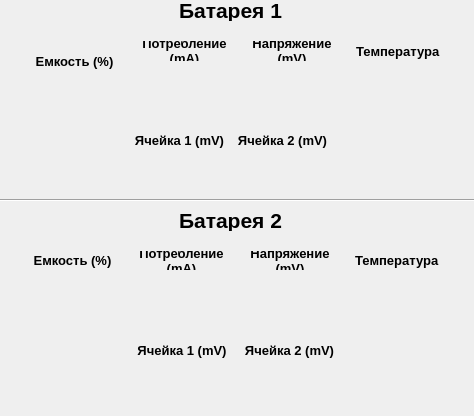
<?xml version="1.0" encoding="UTF-8"?>
<ui version="4.0">
 <class>MainWindow</class>
 <widget class="QMainWindow" name="MainWindow">
  <property name="geometry">
   <rect>
    <x>0</x>
    <y>0</y>
    <width>474</width>
    <height>416</height>
   </rect>
  </property>
  <property name="sizePolicy">
   <sizepolicy hsizetype="Fixed" vsizetype="Fixed">
    <horstretch>0</horstretch>
    <verstretch>0</verstretch>
   </sizepolicy>
  </property>
  <property name="minimumSize">
   <size>
    <width>474</width>
    <height>416</height>
   </size>
  </property>
  <property name="maximumSize">
   <size>
    <width>474</width>
    <height>540</height>
   </size>
  </property>
  <property name="focusPolicy">
   <enum>Qt::TabFocus</enum>
  </property>
  <property name="contextMenuPolicy">
   <enum>Qt::NoContextMenu</enum>
  </property>
  <property name="windowTitle">
   <string>Контроль батарей</string>
  </property>
  <property name="windowOpacity">
   <double>1.000000000000000</double>
  </property>
  <property name="styleSheet">
   <string notr="true"/>
  </property>
  <widget class="QWidget" name="centralWidget">
   <property name="styleSheet">
    <string notr="true"/>
   </property>
   <widget class="QWidget" name="verticalLayoutWidget">
    <property name="geometry">
     <rect>
      <x>10</x>
      <y>30</y>
      <width>451</width>
      <height>42</height>
     </rect>
    </property>
    <layout class="QHBoxLayout" name="horizontalLayout">
     <item>
      <widget class="QLabel" name="Capacity">
       <property name="enabled">
        <bool>true</bool>
       </property>
       <property name="sizePolicy">
        <sizepolicy hsizetype="Preferred" vsizetype="Preferred">
         <horstretch>0</horstretch>
         <verstretch>0</verstretch>
        </sizepolicy>
       </property>
       <property name="minimumSize">
        <size>
         <width>107</width>
         <height>40</height>
        </size>
       </property>
       <property name="maximumSize">
        <size>
         <width>107</width>
         <height>16637</height>
        </size>
       </property>
       <property name="font">
        <font>
         <pointsize>10</pointsize>
         <weight>75</weight>
         <bold>true</bold>
        </font>
       </property>
       <property name="styleSheet">
        <string notr="true"/>
       </property>
       <property name="locale">
        <locale language="English" country="UnitedStates"/>
       </property>
       <property name="frameShape">
        <enum>QFrame::NoFrame</enum>
       </property>
       <property name="frameShadow">
        <enum>QFrame::Plain</enum>
       </property>
       <property name="text">
        <string>Емкость (%)</string>
       </property>
       <property name="scaledContents">
        <bool>false</bool>
       </property>
       <property name="alignment">
        <set>Qt::AlignCenter</set>
       </property>
       <property name="wordWrap">
        <bool>true</bool>
       </property>
      </widget>
     </item>
     <item>
      <widget class="QLabel" name="Voltage">
       <property name="minimumSize">
        <size>
         <width>0</width>
         <height>0</height>
        </size>
       </property>
       <property name="maximumSize">
        <size>
         <width>107</width>
         <height>16637</height>
        </size>
       </property>
       <property name="font">
        <font>
         <pointsize>10</pointsize>
         <weight>75</weight>
         <bold>true</bold>
        </font>
       </property>
       <property name="styleSheet">
        <string notr="true"/>
       </property>
       <property name="locale">
        <locale language="English" country="UnitedStates"/>
       </property>
       <property name="frameShape">
        <enum>QFrame::NoFrame</enum>
       </property>
       <property name="text">
        <string>Потребление (mA)</string>
       </property>
       <property name="scaledContents">
        <bool>false</bool>
       </property>
       <property name="alignment">
        <set>Qt::AlignCenter</set>
       </property>
       <property name="wordWrap">
        <bool>true</bool>
       </property>
      </widget>
     </item>
     <item>
      <widget class="QLabel" name="Current">
       <property name="minimumSize">
        <size>
         <width>0</width>
         <height>0</height>
        </size>
       </property>
       <property name="maximumSize">
        <size>
         <width>107</width>
         <height>16637</height>
        </size>
       </property>
       <property name="font">
        <font>
         <pointsize>10</pointsize>
         <weight>75</weight>
         <bold>true</bold>
        </font>
       </property>
       <property name="styleSheet">
        <string notr="true"/>
       </property>
       <property name="locale">
        <locale language="English" country="UnitedStates"/>
       </property>
       <property name="frameShape">
        <enum>QFrame::NoFrame</enum>
       </property>
       <property name="text">
        <string>Напряжение (mV)</string>
       </property>
       <property name="scaledContents">
        <bool>false</bool>
       </property>
       <property name="alignment">
        <set>Qt::AlignCenter</set>
       </property>
       <property name="wordWrap">
        <bool>true</bool>
       </property>
      </widget>
     </item>
     <item>
      <widget class="QLabel" name="Temperature">
       <property name="minimumSize">
        <size>
         <width>0</width>
         <height>0</height>
        </size>
       </property>
       <property name="maximumSize">
        <size>
         <width>107</width>
         <height>16637</height>
        </size>
       </property>
       <property name="font">
        <font>
         <pointsize>10</pointsize>
         <weight>75</weight>
         <bold>true</bold>
        </font>
       </property>
       <property name="styleSheet">
        <string notr="true"/>
       </property>
       <property name="locale">
        <locale language="English" country="UnitedStates"/>
       </property>
       <property name="frameShape">
        <enum>QFrame::NoFrame</enum>
       </property>
       <property name="text">
        <string>Температура </string>
       </property>
       <property name="scaledContents">
        <bool>false</bool>
       </property>
       <property name="alignment">
        <set>Qt::AlignCenter</set>
       </property>
       <property name="wordWrap">
        <bool>true</bool>
       </property>
      </widget>
     </item>
    </layout>
   </widget>
   <widget class="QWidget" name="verticalLayoutWidget_2">
    <property name="geometry">
     <rect>
      <x>10</x>
      <y>240</y>
      <width>451</width>
      <height>41</height>
     </rect>
    </property>
    <layout class="QHBoxLayout" name="horizontalLayout_5">
     <item>
      <widget class="QLabel" name="Capacity_2">
       <property name="enabled">
        <bool>true</bool>
       </property>
       <property name="sizePolicy">
        <sizepolicy hsizetype="Preferred" vsizetype="Preferred">
         <horstretch>0</horstretch>
         <verstretch>0</verstretch>
        </sizepolicy>
       </property>
       <property name="minimumSize">
        <size>
         <width>0</width>
         <height>0</height>
        </size>
       </property>
       <property name="maximumSize">
        <size>
         <width>107</width>
         <height>40</height>
        </size>
       </property>
       <property name="font">
        <font>
         <pointsize>10</pointsize>
         <weight>75</weight>
         <bold>true</bold>
        </font>
       </property>
       <property name="mouseTracking">
        <bool>true</bool>
       </property>
       <property name="styleSheet">
        <string notr="true"/>
       </property>
       <property name="locale">
        <locale language="English" country="UnitedStates"/>
       </property>
       <property name="frameShape">
        <enum>QFrame::NoFrame</enum>
       </property>
       <property name="text">
        <string>Емкость (%)</string>
       </property>
       <property name="alignment">
        <set>Qt::AlignCenter</set>
       </property>
       <property name="wordWrap">
        <bool>true</bool>
       </property>
      </widget>
     </item>
     <item>
      <widget class="QLabel" name="Voltage_2">
       <property name="sizePolicy">
        <sizepolicy hsizetype="Fixed" vsizetype="Fixed">
         <horstretch>0</horstretch>
         <verstretch>0</verstretch>
        </sizepolicy>
       </property>
       <property name="minimumSize">
        <size>
         <width>0</width>
         <height>0</height>
        </size>
       </property>
       <property name="maximumSize">
        <size>
         <width>107</width>
         <height>40</height>
        </size>
       </property>
       <property name="font">
        <font>
         <pointsize>10</pointsize>
         <weight>75</weight>
         <bold>true</bold>
        </font>
       </property>
       <property name="styleSheet">
        <string notr="true"/>
       </property>
       <property name="locale">
        <locale language="English" country="UnitedStates"/>
       </property>
       <property name="frameShape">
        <enum>QFrame::NoFrame</enum>
       </property>
       <property name="text">
        <string>Потребление (mA)</string>
       </property>
       <property name="alignment">
        <set>Qt::AlignCenter</set>
       </property>
       <property name="wordWrap">
        <bool>true</bool>
       </property>
      </widget>
     </item>
     <item>
      <widget class="QLabel" name="Current_2">
       <property name="minimumSize">
        <size>
         <width>0</width>
         <height>0</height>
        </size>
       </property>
       <property name="maximumSize">
        <size>
         <width>107</width>
         <height>40</height>
        </size>
       </property>
       <property name="font">
        <font>
         <pointsize>10</pointsize>
         <weight>75</weight>
         <bold>true</bold>
        </font>
       </property>
       <property name="styleSheet">
        <string notr="true"/>
       </property>
       <property name="locale">
        <locale language="English" country="UnitedStates"/>
       </property>
       <property name="frameShape">
        <enum>QFrame::NoFrame</enum>
       </property>
       <property name="text">
        <string>Напряжение (mV)</string>
       </property>
       <property name="alignment">
        <set>Qt::AlignCenter</set>
       </property>
       <property name="wordWrap">
        <bool>true</bool>
       </property>
      </widget>
     </item>
     <item>
      <widget class="QLabel" name="Temperature_2">
       <property name="minimumSize">
        <size>
         <width>0</width>
         <height>0</height>
        </size>
       </property>
       <property name="maximumSize">
        <size>
         <width>107</width>
         <height>40</height>
        </size>
       </property>
       <property name="font">
        <font>
         <pointsize>10</pointsize>
         <weight>75</weight>
         <bold>true</bold>
        </font>
       </property>
       <property name="styleSheet">
        <string notr="true"/>
       </property>
       <property name="locale">
        <locale language="English" country="UnitedStates"/>
       </property>
       <property name="frameShape">
        <enum>QFrame::NoFrame</enum>
       </property>
       <property name="text">
        <string>Температура </string>
       </property>
       <property name="alignment">
        <set>Qt::AlignCenter</set>
       </property>
       <property name="wordWrap">
        <bool>true</bool>
       </property>
      </widget>
     </item>
    </layout>
   </widget>
   <widget class="QWidget" name="verticalLayoutWidget_3">
    <property name="geometry">
     <rect>
      <x>120</x>
      <y>120</y>
      <width>222</width>
      <height>41</height>
     </rect>
    </property>
    <layout class="QHBoxLayout" name="horizontalLayout_3">
     <item>
      <widget class="QLabel" name="CELL_L_1">
       <property name="enabled">
        <bool>true</bool>
       </property>
       <property name="sizePolicy">
        <sizepolicy hsizetype="Preferred" vsizetype="Preferred">
         <horstretch>0</horstretch>
         <verstretch>0</verstretch>
        </sizepolicy>
       </property>
       <property name="minimumSize">
        <size>
         <width>0</width>
         <height>0</height>
        </size>
       </property>
       <property name="maximumSize">
        <size>
         <width>107</width>
         <height>40</height>
        </size>
       </property>
       <property name="font">
        <font>
         <pointsize>10</pointsize>
         <weight>75</weight>
         <bold>true</bold>
        </font>
       </property>
       <property name="styleSheet">
        <string notr="true"/>
       </property>
       <property name="locale">
        <locale language="English" country="UnitedStates"/>
       </property>
       <property name="frameShape">
        <enum>QFrame::NoFrame</enum>
       </property>
       <property name="text">
        <string>Ячейка 1 (mV)</string>
       </property>
       <property name="alignment">
        <set>Qt::AlignCenter</set>
       </property>
       <property name="wordWrap">
        <bool>true</bool>
       </property>
      </widget>
     </item>
     <item>
      <widget class="QLabel" name="CELL_L_2">
       <property name="minimumSize">
        <size>
         <width>0</width>
         <height>0</height>
        </size>
       </property>
       <property name="maximumSize">
        <size>
         <width>107</width>
         <height>40</height>
        </size>
       </property>
       <property name="font">
        <font>
         <pointsize>10</pointsize>
         <weight>75</weight>
         <bold>true</bold>
        </font>
       </property>
       <property name="styleSheet">
        <string notr="true"/>
       </property>
       <property name="locale">
        <locale language="English" country="UnitedStates"/>
       </property>
       <property name="frameShape">
        <enum>QFrame::NoFrame</enum>
       </property>
       <property name="text">
        <string>Ячейка 2 (mV)</string>
       </property>
       <property name="alignment">
        <set>Qt::AlignCenter</set>
       </property>
       <property name="wordWrap">
        <bool>true</bool>
       </property>
      </widget>
     </item>
    </layout>
   </widget>
   <widget class="QWidget" name="verticalLayoutWidget_4">
    <property name="geometry">
     <rect>
      <x>120</x>
      <y>330</y>
      <width>231</width>
      <height>41</height>
     </rect>
    </property>
    <layout class="QHBoxLayout" name="horizontalLayout_7">
     <item>
      <widget class="QLabel" name="CELL_R_1">
       <property name="enabled">
        <bool>true</bool>
       </property>
       <property name="sizePolicy">
        <sizepolicy hsizetype="Preferred" vsizetype="Preferred">
         <horstretch>0</horstretch>
         <verstretch>0</verstretch>
        </sizepolicy>
       </property>
       <property name="minimumSize">
        <size>
         <width>0</width>
         <height>0</height>
        </size>
       </property>
       <property name="maximumSize">
        <size>
         <width>107</width>
         <height>40</height>
        </size>
       </property>
       <property name="font">
        <font>
         <pointsize>10</pointsize>
         <weight>75</weight>
         <bold>true</bold>
        </font>
       </property>
       <property name="styleSheet">
        <string notr="true"/>
       </property>
       <property name="locale">
        <locale language="English" country="UnitedStates"/>
       </property>
       <property name="frameShape">
        <enum>QFrame::NoFrame</enum>
       </property>
       <property name="text">
        <string>Ячейка 1 (mV)</string>
       </property>
       <property name="alignment">
        <set>Qt::AlignCenter</set>
       </property>
       <property name="wordWrap">
        <bool>true</bool>
       </property>
      </widget>
     </item>
     <item>
      <widget class="QLabel" name="CELL_R_2">
       <property name="enabled">
        <bool>true</bool>
       </property>
       <property name="sizePolicy">
        <sizepolicy hsizetype="Preferred" vsizetype="Preferred">
         <horstretch>0</horstretch>
         <verstretch>0</verstretch>
        </sizepolicy>
       </property>
       <property name="minimumSize">
        <size>
         <width>0</width>
         <height>0</height>
        </size>
       </property>
       <property name="maximumSize">
        <size>
         <width>107</width>
         <height>40</height>
        </size>
       </property>
       <property name="font">
        <font>
         <pointsize>10</pointsize>
         <weight>75</weight>
         <bold>true</bold>
        </font>
       </property>
       <property name="styleSheet">
        <string notr="true"/>
       </property>
       <property name="locale">
        <locale language="English" country="UnitedStates"/>
       </property>
       <property name="frameShape">
        <enum>QFrame::NoFrame</enum>
       </property>
       <property name="text">
        <string>Ячейка 2 (mV)</string>
       </property>
       <property name="alignment">
        <set>Qt::AlignCenter</set>
       </property>
       <property name="wordWrap">
        <bool>true</bool>
       </property>
      </widget>
     </item>
    </layout>
   </widget>
   <widget class="QWidget" name="horizontalLayoutWidget">
    <property name="geometry">
     <rect>
      <x>10</x>
      <y>80</y>
      <width>451</width>
      <height>31</height>
     </rect>
    </property>
    <layout class="QHBoxLayout" name="horizontalLayout_2">
     <item>
      <widget class="QLCDNumber" name="LCD_CAPACITY_L">
       <property name="minimumSize">
        <size>
         <width>0</width>
         <height>0</height>
        </size>
       </property>
       <property name="maximumSize">
        <size>
         <width>107</width>
         <height>16637</height>
        </size>
       </property>
       <property name="styleSheet">
        <string notr="true"/>
       </property>
       <property name="frameShape">
        <enum>QFrame::NoFrame</enum>
       </property>
       <property name="frameShadow">
        <enum>QFrame::Plain</enum>
       </property>
       <property name="digitCount">
        <number>8</number>
       </property>
       <property name="segmentStyle">
        <enum>QLCDNumber::Flat</enum>
       </property>
      </widget>
     </item>
     <item>
      <widget class="QLCDNumber" name="LCD_VOLTAGE_L">
       <property name="minimumSize">
        <size>
         <width>0</width>
         <height>0</height>
        </size>
       </property>
       <property name="maximumSize">
        <size>
         <width>107</width>
         <height>16637</height>
        </size>
       </property>
       <property name="styleSheet">
        <string notr="true"/>
       </property>
       <property name="frameShape">
        <enum>QFrame::NoFrame</enum>
       </property>
       <property name="frameShadow">
        <enum>QFrame::Plain</enum>
       </property>
       <property name="digitCount">
        <number>8</number>
       </property>
       <property name="segmentStyle">
        <enum>QLCDNumber::Flat</enum>
       </property>
      </widget>
     </item>
     <item>
      <widget class="QLCDNumber" name="LCD_CURRENT_L">
       <property name="minimumSize">
        <size>
         <width>0</width>
         <height>0</height>
        </size>
       </property>
       <property name="maximumSize">
        <size>
         <width>107</width>
         <height>16637</height>
        </size>
       </property>
       <property name="styleSheet">
        <string notr="true"/>
       </property>
       <property name="frameShape">
        <enum>QFrame::NoFrame</enum>
       </property>
       <property name="frameShadow">
        <enum>QFrame::Plain</enum>
       </property>
       <property name="digitCount">
        <number>8</number>
       </property>
       <property name="segmentStyle">
        <enum>QLCDNumber::Flat</enum>
       </property>
      </widget>
     </item>
     <item>
      <widget class="QLCDNumber" name="LCD_TEMPERATURE_L">
       <property name="minimumSize">
        <size>
         <width>0</width>
         <height>0</height>
        </size>
       </property>
       <property name="maximumSize">
        <size>
         <width>107</width>
         <height>16637</height>
        </size>
       </property>
       <property name="styleSheet">
        <string notr="true"/>
       </property>
       <property name="frameShape">
        <enum>QFrame::NoFrame</enum>
       </property>
       <property name="frameShadow">
        <enum>QFrame::Plain</enum>
       </property>
       <property name="smallDecimalPoint">
        <bool>false</bool>
       </property>
       <property name="digitCount">
        <number>5</number>
       </property>
       <property name="segmentStyle">
        <enum>QLCDNumber::Flat</enum>
       </property>
      </widget>
     </item>
    </layout>
   </widget>
   <widget class="QWidget" name="horizontalLayoutWidget_2">
    <property name="geometry">
     <rect>
      <x>120</x>
      <y>160</y>
      <width>221</width>
      <height>31</height>
     </rect>
    </property>
    <layout class="QHBoxLayout" name="horizontalLayout_4">
     <item>
      <widget class="QLCDNumber" name="LCD_CELL_L_1">
       <property name="minimumSize">
        <size>
         <width>0</width>
         <height>0</height>
        </size>
       </property>
       <property name="maximumSize">
        <size>
         <width>107</width>
         <height>16637</height>
        </size>
       </property>
       <property name="styleSheet">
        <string notr="true"/>
       </property>
       <property name="frameShape">
        <enum>QFrame::NoFrame</enum>
       </property>
       <property name="frameShadow">
        <enum>QFrame::Plain</enum>
       </property>
       <property name="digitCount">
        <number>8</number>
       </property>
       <property name="segmentStyle">
        <enum>QLCDNumber::Flat</enum>
       </property>
      </widget>
     </item>
     <item>
      <widget class="QLCDNumber" name="LCD_CELL_L_2">
       <property name="minimumSize">
        <size>
         <width>0</width>
         <height>0</height>
        </size>
       </property>
       <property name="maximumSize">
        <size>
         <width>107</width>
         <height>16637</height>
        </size>
       </property>
       <property name="styleSheet">
        <string notr="true"/>
       </property>
       <property name="frameShape">
        <enum>QFrame::NoFrame</enum>
       </property>
       <property name="frameShadow">
        <enum>QFrame::Plain</enum>
       </property>
       <property name="digitCount">
        <number>8</number>
       </property>
       <property name="segmentStyle">
        <enum>QLCDNumber::Flat</enum>
       </property>
      </widget>
     </item>
    </layout>
   </widget>
   <widget class="QWidget" name="horizontalLayoutWidget_3">
    <property name="geometry">
     <rect>
      <x>10</x>
      <y>290</y>
      <width>451</width>
      <height>31</height>
     </rect>
    </property>
    <layout class="QHBoxLayout" name="horizontalLayout_6">
     <item>
      <widget class="QLCDNumber" name="LCD_CAPACITY_R">
       <property name="minimumSize">
        <size>
         <width>0</width>
         <height>0</height>
        </size>
       </property>
       <property name="maximumSize">
        <size>
         <width>107</width>
         <height>29</height>
        </size>
       </property>
       <property name="styleSheet">
        <string notr="true">QLCDNumber#CAPACITY_R::hover{color:red;}</string>
       </property>
       <property name="frameShape">
        <enum>QFrame::NoFrame</enum>
       </property>
       <property name="frameShadow">
        <enum>QFrame::Plain</enum>
       </property>
       <property name="digitCount">
        <number>8</number>
       </property>
       <property name="segmentStyle">
        <enum>QLCDNumber::Flat</enum>
       </property>
      </widget>
     </item>
     <item>
      <widget class="QLCDNumber" name="LCD_VOLTAGE_R">
       <property name="minimumSize">
        <size>
         <width>0</width>
         <height>0</height>
        </size>
       </property>
       <property name="maximumSize">
        <size>
         <width>107</width>
         <height>29</height>
        </size>
       </property>
       <property name="styleSheet">
        <string notr="true"/>
       </property>
       <property name="frameShape">
        <enum>QFrame::NoFrame</enum>
       </property>
       <property name="frameShadow">
        <enum>QFrame::Plain</enum>
       </property>
       <property name="digitCount">
        <number>8</number>
       </property>
       <property name="segmentStyle">
        <enum>QLCDNumber::Flat</enum>
       </property>
      </widget>
     </item>
     <item>
      <widget class="QLCDNumber" name="LCD_CURRENT_R">
       <property name="minimumSize">
        <size>
         <width>0</width>
         <height>0</height>
        </size>
       </property>
       <property name="maximumSize">
        <size>
         <width>107</width>
         <height>29</height>
        </size>
       </property>
       <property name="styleSheet">
        <string notr="true"/>
       </property>
       <property name="frameShape">
        <enum>QFrame::NoFrame</enum>
       </property>
       <property name="frameShadow">
        <enum>QFrame::Plain</enum>
       </property>
       <property name="digitCount">
        <number>8</number>
       </property>
       <property name="segmentStyle">
        <enum>QLCDNumber::Flat</enum>
       </property>
      </widget>
     </item>
     <item>
      <widget class="QLCDNumber" name="LCD_TEMPERATURE_R">
       <property name="minimumSize">
        <size>
         <width>0</width>
         <height>0</height>
        </size>
       </property>
       <property name="maximumSize">
        <size>
         <width>107</width>
         <height>29</height>
        </size>
       </property>
       <property name="styleSheet">
        <string notr="true"/>
       </property>
       <property name="frameShape">
        <enum>QFrame::NoFrame</enum>
       </property>
       <property name="frameShadow">
        <enum>QFrame::Plain</enum>
       </property>
       <property name="smallDecimalPoint">
        <bool>false</bool>
       </property>
       <property name="digitCount">
        <number>5</number>
       </property>
       <property name="segmentStyle">
        <enum>QLCDNumber::Flat</enum>
       </property>
      </widget>
     </item>
    </layout>
   </widget>
   <widget class="QLabel" name="label">
    <property name="geometry">
     <rect>
      <x>160</x>
      <y>0</y>
      <width>141</width>
      <height>21</height>
     </rect>
    </property>
    <property name="font">
     <font>
      <pointsize>16</pointsize>
      <weight>75</weight>
      <bold>true</bold>
     </font>
    </property>
    <property name="styleSheet">
     <string notr="true"/>
    </property>
    <property name="text">
     <string>Батарея 1</string>
    </property>
    <property name="alignment">
     <set>Qt::AlignCenter</set>
    </property>
   </widget>
   <widget class="QLabel" name="label_2">
    <property name="geometry">
     <rect>
      <x>160</x>
      <y>210</y>
      <width>141</width>
      <height>21</height>
     </rect>
    </property>
    <property name="font">
     <font>
      <pointsize>16</pointsize>
      <weight>75</weight>
      <bold>true</bold>
     </font>
    </property>
    <property name="styleSheet">
     <string notr="true"/>
    </property>
    <property name="text">
     <string>Батарея 2</string>
    </property>
    <property name="alignment">
     <set>Qt::AlignCenter</set>
    </property>
   </widget>
   <widget class="QWidget" name="horizontalLayoutWidget_4">
    <property name="geometry">
     <rect>
      <x>120</x>
      <y>380</y>
      <width>231</width>
      <height>31</height>
     </rect>
    </property>
    <layout class="QHBoxLayout" name="horizontalLayout_8">
     <item>
      <widget class="QLCDNumber" name="LCD_CELL_R_1">
       <property name="minimumSize">
        <size>
         <width>0</width>
         <height>0</height>
        </size>
       </property>
       <property name="maximumSize">
        <size>
         <width>107</width>
         <height>29</height>
        </size>
       </property>
       <property name="styleSheet">
        <string notr="true"/>
       </property>
       <property name="frameShape">
        <enum>QFrame::NoFrame</enum>
       </property>
       <property name="frameShadow">
        <enum>QFrame::Plain</enum>
       </property>
       <property name="digitCount">
        <number>8</number>
       </property>
       <property name="segmentStyle">
        <enum>QLCDNumber::Flat</enum>
       </property>
      </widget>
     </item>
     <item>
      <widget class="QLCDNumber" name="LCD_CELL_R_2">
       <property name="minimumSize">
        <size>
         <width>0</width>
         <height>0</height>
        </size>
       </property>
       <property name="maximumSize">
        <size>
         <width>107</width>
         <height>29</height>
        </size>
       </property>
       <property name="styleSheet">
        <string notr="true"/>
       </property>
       <property name="frameShape">
        <enum>QFrame::NoFrame</enum>
       </property>
       <property name="frameShadow">
        <enum>QFrame::Plain</enum>
       </property>
       <property name="digitCount">
        <number>8</number>
       </property>
       <property name="segmentStyle">
        <enum>QLCDNumber::Flat</enum>
       </property>
      </widget>
     </item>
    </layout>
   </widget>
   <widget class="Line" name="line">
    <property name="geometry">
     <rect>
      <x>0</x>
      <y>190</y>
      <width>481</width>
      <height>20</height>
     </rect>
    </property>
    <property name="orientation">
     <enum>Qt::Horizontal</enum>
    </property>
   </widget>
  </widget>
 </widget>
 <layoutdefault spacing="6" margin="11"/>
 <resources/>
 <connections/>
</ui>
